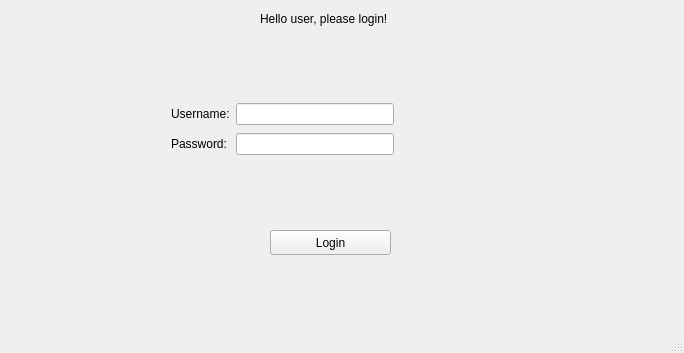
<?xml version="1.0" encoding="UTF-8"?>
<ui version="4.0">
 <class>MainWindow</class>
 <widget class="QMainWindow" name="MainWindow">
  <property name="geometry">
   <rect>
    <x>0</x>
    <y>0</y>
    <width>684</width>
    <height>353</height>
   </rect>
  </property>
  <property name="windowTitle">
   <string>MainWindow</string>
  </property>
  <widget class="QWidget" name="centralwidget">
   <widget class="QLabel" name="heading">
    <property name="geometry">
     <rect>
      <x>260</x>
      <y>10</y>
      <width>161</width>
      <height>17</height>
     </rect>
    </property>
    <property name="text">
     <string>Hello user, please login!</string>
    </property>
   </widget>
   <widget class="QPushButton" name="loginButton">
    <property name="geometry">
     <rect>
      <x>270</x>
      <y>230</y>
      <width>121</width>
      <height>25</height>
     </rect>
    </property>
    <property name="text">
     <string>Login</string>
    </property>
   </widget>
   <widget class="QWidget" name="">
    <property name="geometry">
     <rect>
      <x>171</x>
      <y>101</y>
      <width>223</width>
      <height>58</height>
     </rect>
    </property>
    <layout class="QGridLayout" name="gridLayout">
     <item row="0" column="1">
      <widget class="QLineEdit" name="usernameLineEdit"/>
     </item>
     <item row="0" column="0">
      <widget class="QLabel" name="username">
       <property name="text">
        <string>Username:</string>
       </property>
      </widget>
     </item>
     <item row="1" column="0">
      <widget class="QLabel" name="password">
       <property name="text">
        <string>Password:</string>
       </property>
      </widget>
     </item>
     <item row="1" column="1">
      <widget class="QLineEdit" name="passwordLineEdit"/>
     </item>
    </layout>
   </widget>
  </widget>
  <widget class="QMenuBar" name="menubar">
   <property name="geometry">
    <rect>
     <x>0</x>
     <y>0</y>
     <width>684</width>
     <height>22</height>
    </rect>
   </property>
  </widget>
  <widget class="QStatusBar" name="statusbar"/>
 </widget>
 <tabstops>
  <tabstop>loginButton</tabstop>
  <tabstop>usernameLineEdit</tabstop>
  <tabstop>passwordLineEdit</tabstop>
 </tabstops>
 <resources/>
 <connections/>
</ui>
